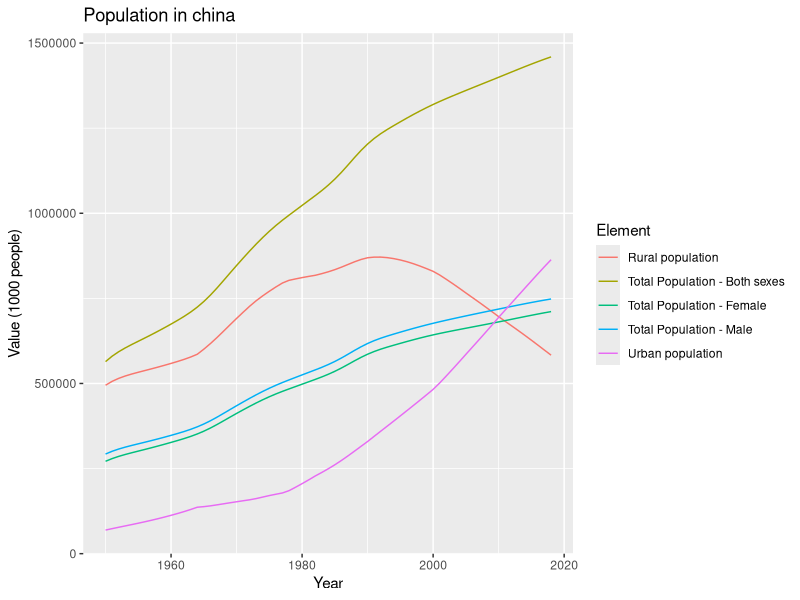
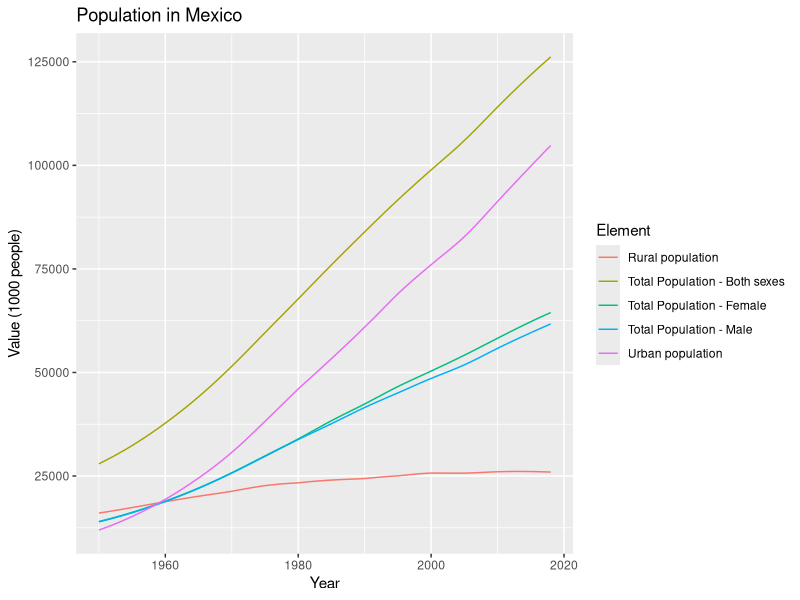
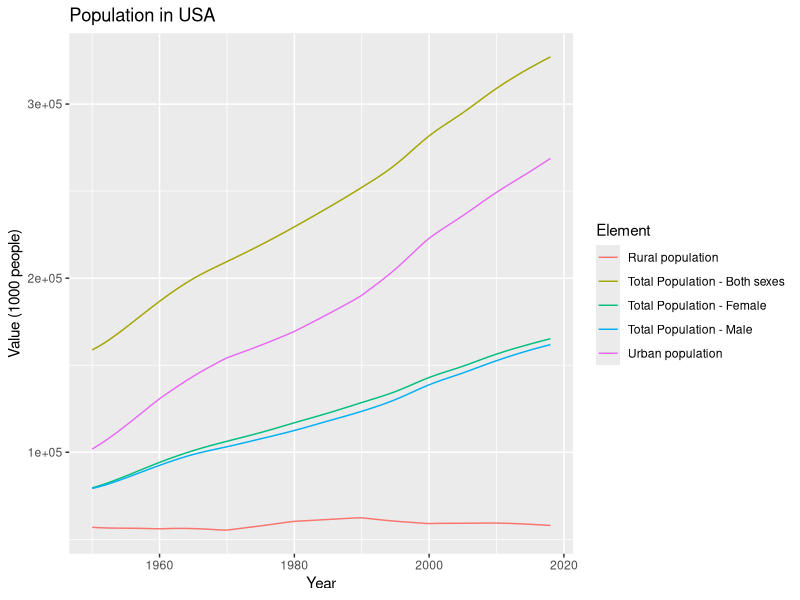
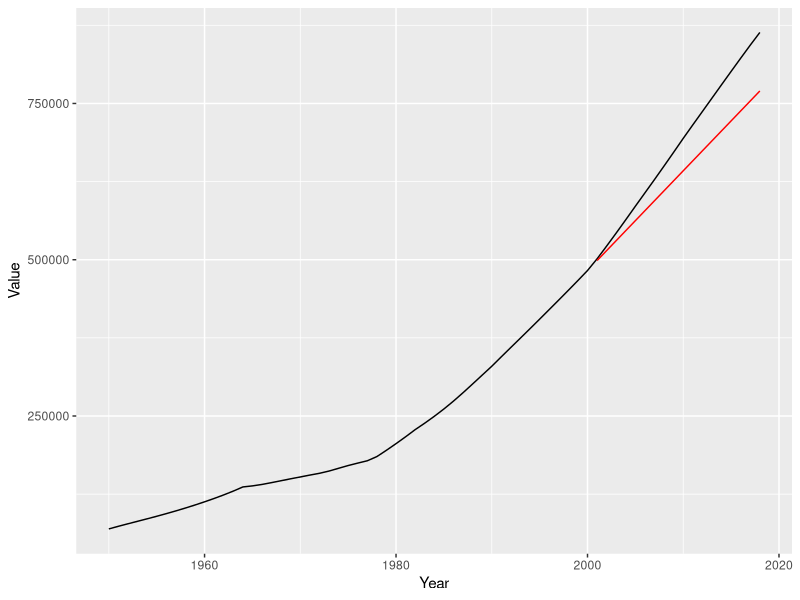
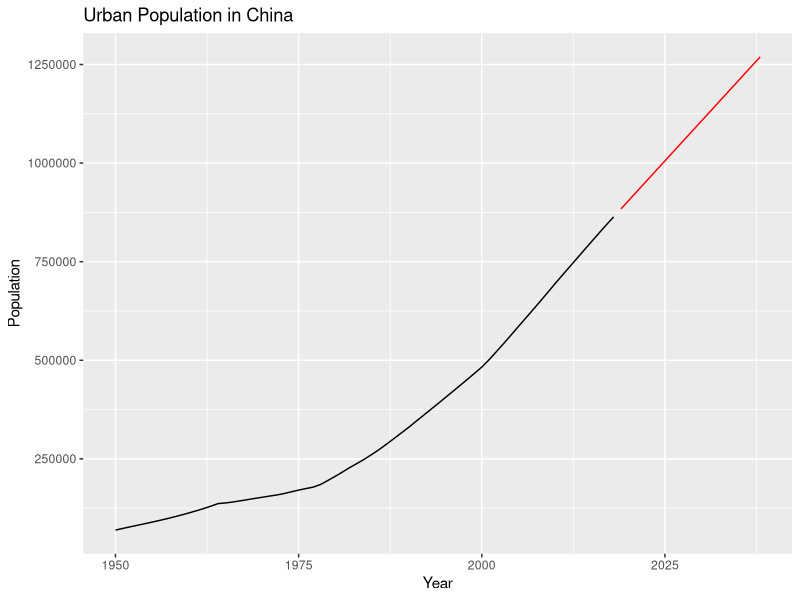
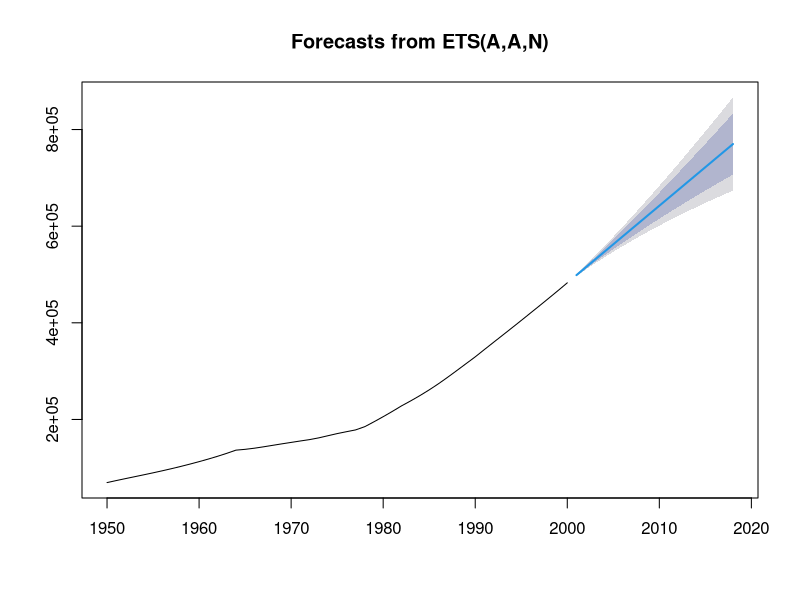
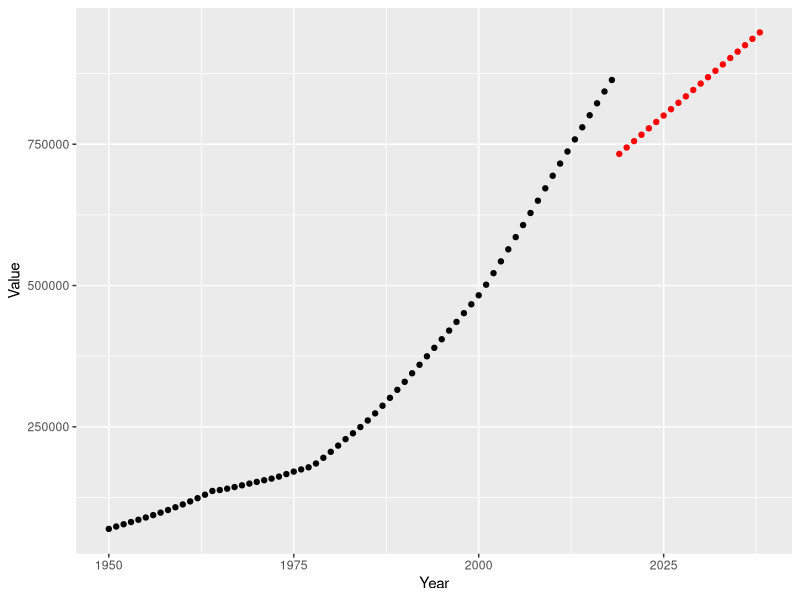

These figures' R source, in order:
library(readr)
library(dplyr)
library(ggplot2)
library(tidyverse)
library(forecast)

setwd("/Users/emipiz/Desktop/Proyecto 3")
data_frame_1 <- read.csv("FAOSTAT_data_en_8-3-2022.csv")

##Data summary

summary(data_frame_1)
str(data_frame_1)

##Missing Values

no_missing_values <- sum(is.na(data_frame_1))
sprintf("We have left %1.0f missing values", no_missing_values)

##China Population

China_pop <- data_frame_1 %>%
  filter(Area == "China")

China_graph <- ggplot(China_pop, aes(Year, Value, color = Element)) + 
  geom_line() + labs(
    title = "Population in china",
    y = "Value (1000 people)", x = "Year")

China_graph

##Mexico Population

Mexico_pop <- data_frame_1 %>%
  filter(Area == "Mexico")

Mexico_graph <- ggplot(Mexico_pop, aes(Year, Value, color = Element)) + 
  geom_line() + labs(
    title = "Population in Mexico",
    y = "Value (1000 people)", x = "Year"
  )

Mexico_graph

##USA Population

USA_pop <- data_frame_1 %>%
  filter(Area == "United States of America")

USA_graph <- ggplot(USA_pop, aes(Year, Value, color = Element)) + 
  geom_line() + labs(
    title = "Population in USA",
    y = "Value (1000 people)", x = "Year"
  )

USA_graph

#Time series China´s urban population

China_urban <- China_pop %>%
  filter(Element == "Urban population")

China_rural <- China_pop %>%
  filter(Element == "Rural population")

china_ts_urban_2000 <- ts(China_urban$Value, start = 1950, end = 2000, frequency = 1)
china_ts_urban <- ts(China_urban$Value, start = 1950, end = 2018, frequency = 1)

prediction_urban_train <- forecast(china_ts_urban_2000, h= 18)
prediction_urban <- forecast(china_ts_urban, h = 20)

summary(prediction_urban_train)
summary(prediction_urban)

#Time serie graph
China_df_train <- data.frame(prediction_urban_train)
China_df_train <- China_df_train %>%
  mutate(Year = c(2001:2018), Value = Point.Forecast)

China_df_pred <- data.frame(prediction_urban)
China_df_pred <- China_df_pred %>%
  mutate(Year = c(2019:2038), Value = Point.Forecast)

graph_china_urban_2000 <- ggplot() +
  geom_line(data = China_urban, aes(Year,Value)) + 
  geom_line(data = China_df_train, aes(Year,Value), color = "Red")

graph_china_urban_2000

graph_china_urban_pred <- ggplot() + 
  geom_line(data = China_urban, aes(Year, Value)) +
  geom_line(data = China_df_pred, aes(Year, Value), color = "Red") + 
  labs(title = "Urban Population in China", y = "Population", x = "Year")

graph_china_urban_pred


#Regression Model China´s urban population
lm_model <- lm(Value ~ Year, data = China_urban)

summary(lm_model)
RSS <- c(crossprod(lm_model$residuals))
MSE <- RSS / length(lm_model$residuals)
RMSE_lm <- sqrt(MSE)

plot(prediction_urban_train)

df_Year <- data.frame(c(2019:2038))
df_Year <- df_Year %>%
  mutate(Year= c.2019.2038.) %>%
  select(Year)

predict_lm <- predict(lm_model, df_Year)


#Linear Regression Graph
df_prediction_lm <- cbind(df_Year, predict_lm)

graph_lm_model <- ggplot() + 
  geom_point(data = China_urban, aes(x = Year, y = Value)) + 
  geom_point(data = df_prediction_lm, aes(x = Year, y = predict_lm), color = "Red")
graph_lm_model

#We can see that with a time serie we can predict better results.

